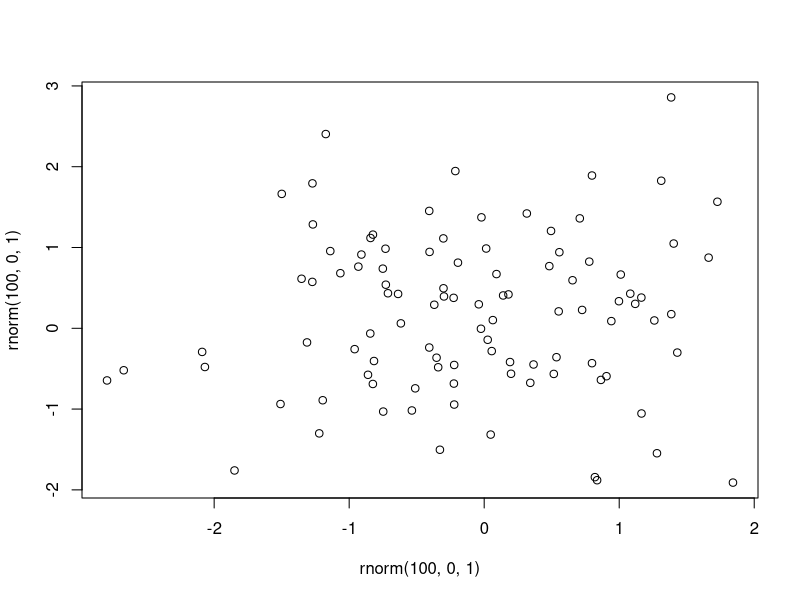
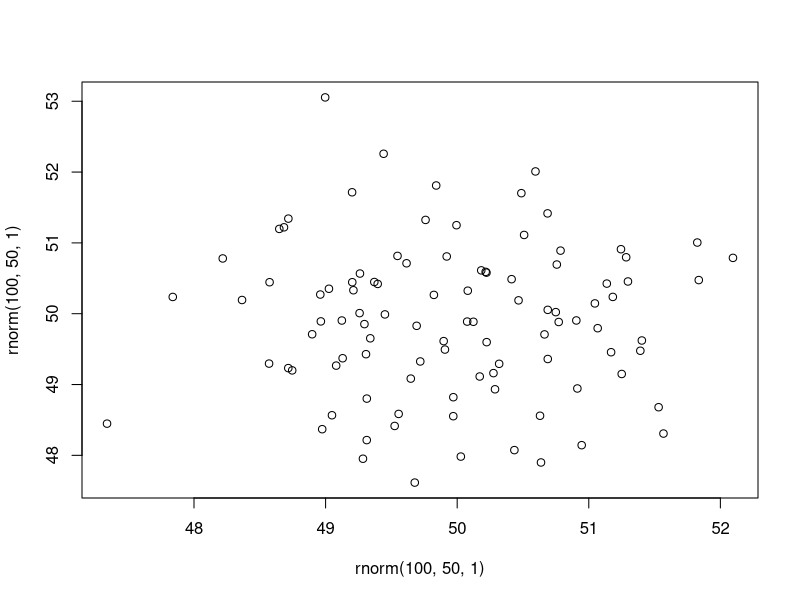

The R source for these figures, in order:
print("This code is in R")

plot(rnorm(100, 0, 1), rnorm(100, 0, 1))

print("can i commit?")

paste("Hello Susie")

plot(rnorm(100, 50, 1), rnorm(100, 50, 1))